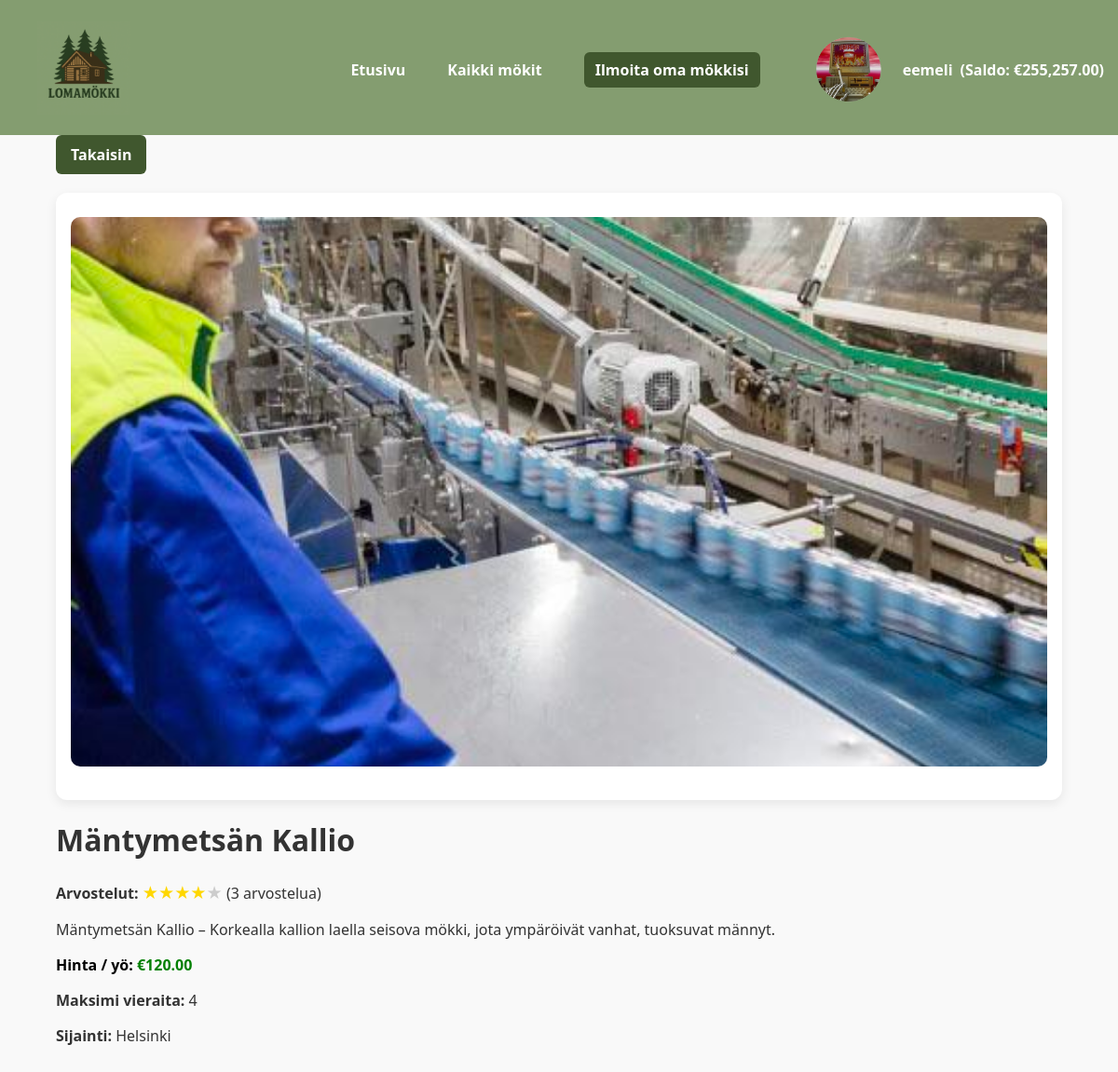
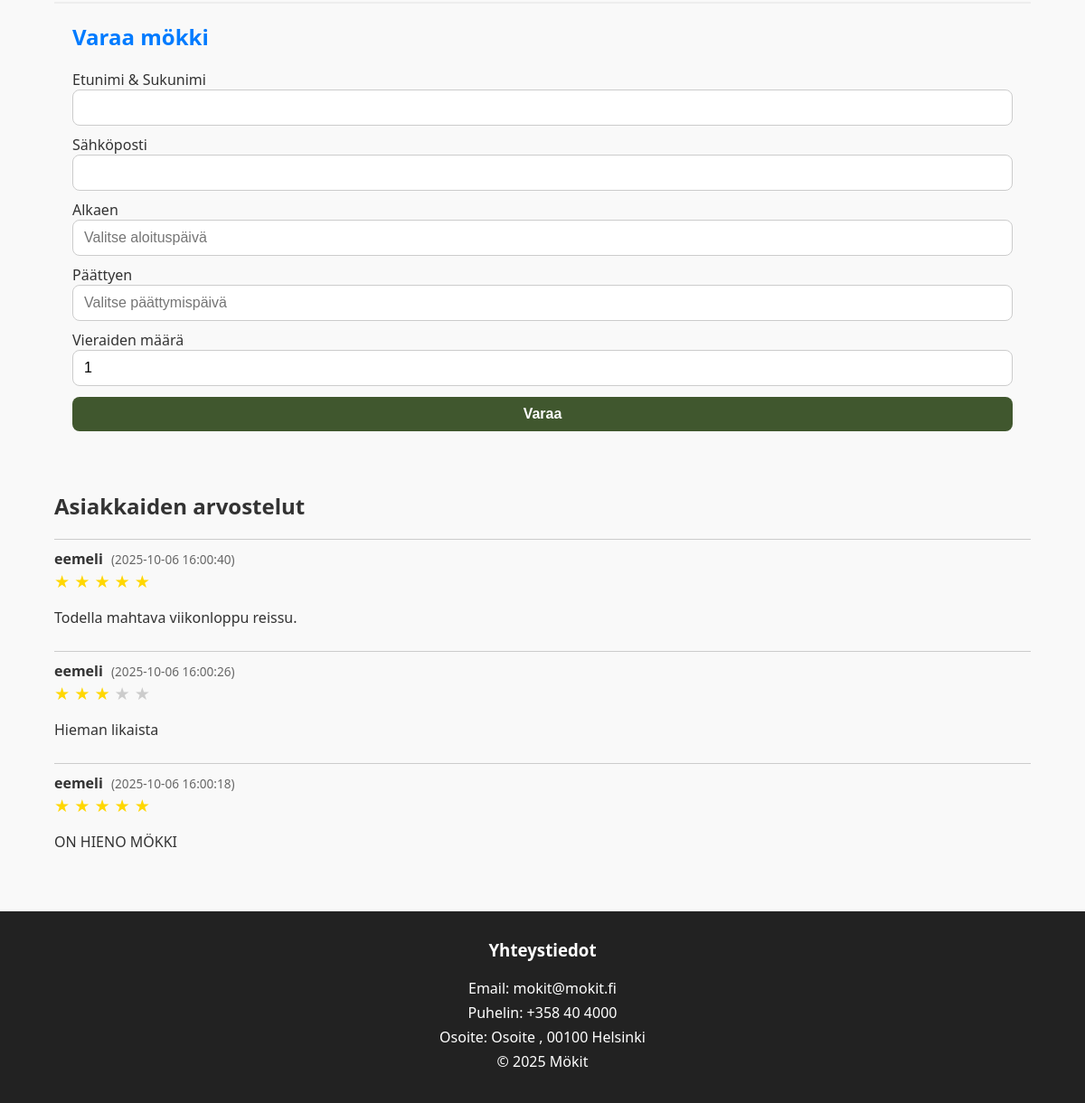
Screenshot of /cabins.php?id=1 (signed in) with the database file from the repository (2 pictures, top to bottom).
### tables this page shows
CREATE TABLE `users` (
  `id` int(11) NOT NULL,
  `username` varchar(100) NOT NULL,
  `email` varchar(255) NOT NULL,
  `phone` varchar(30) NOT NULL,
  `profile_image` varchar(255) DEFAULT NULL,
  `password` varchar(255) NOT NULL,
  `created_at` timestamp NOT NULL DEFAULT current_timestamp(),
  `balance` decimal(10,2) DEFAULT 0.00,
  `role` enum('admin','user') NOT NULL DEFAULT 'user'
);

CREATE TABLE `cabins` (
  `id` int(11) NOT NULL,
  `owner_id` int(11) NOT NULL,
  `name` varchar(100) NOT NULL,
  `description` text DEFAULT NULL,
  `price_per_night` decimal(8,2) NOT NULL,
  `max_guests` int(11) NOT NULL DEFAULT 4,
  `image` varchar(255) DEFAULT NULL,
  `location` varchar(100) DEFAULT '',
  `user_id` int(11) DEFAULT NULL,
  `availability` tinyint(1) DEFAULT 1
);

CREATE TABLE `reviews` (
  `id` int(11) NOT NULL,
  `booking_id` int(11) NOT NULL,
  `cabin_id` int(11) NOT NULL,
  `user_id` int(11) NOT NULL,
  `rating` tinyint(4) NOT NULL CHECK (`rating` between 1 and 5),
  `comment` text DEFAULT NULL,
  `created_at` timestamp NOT NULL DEFAULT current_timestamp(),
  `approved` tinyint(1) NOT NULL DEFAULT 1
);

### cabins.php (the view, shortened to what this page needs)
<?php
require 'config.php';
include 'header.php';
$id = (int)($_GET['id'] ?? 0);
$stmt = $pdo->prepare('SELECT * FROM cabins WHERE id = ?');
$stmt->execute([$id]);
$cabin = $stmt->fetch();
$stmt = $pdo->prepare("
    SELECT r.*, u.username
    FROM reviews r
    JOIN users u ON r.user_id = u.id
    WHERE r.cabin_id = ?
    ORDER BY r.created_at DESC
");
$stmt->execute([$cabin['id']]);
$reviews = $stmt->fetchAll();
$stmt = $pdo->prepare("SELECT AVG(rating) AS avg_rating, COUNT(*) AS review_count FROM reviews WHERE cabin_id = ?");
$stmt->execute([$cabin['id']]);
$stats = $stmt->fetch();
$avg_rating = $stats['avg_rating'] ?? 0;
$review_count = $stats['review_count'] ?? 0;
?>
<!doctype html>
<html lang="fi">
<head>
<link rel="stylesheet" href="style.css">
<link rel="stylesheet" href="https://cdn.jsdelivr.net/npm/flatpickr/dist/flatpickr.min.css">
</head>
<body>
<main class="container">
<a href="all_cabins.php" class="btn back-btn">Takaisin</a>
<div class="cabin-card">
    <?php if (!empty($cabin['image'])): ?>
        <img src="<?=htmlspecialchars($cabin['image'])?>" alt="<?=htmlspecialchars($cabin['name'])?>">
    <?php endif; ?>
</div>
    <div class="cabin-info">
        <h1><?=htmlspecialchars($cabin['name'])?></h1>
        <p><strong>Arvostelut:</strong>
        <span class="stars">
            <?php $rounded = round($avg_rating); for($i=1;$i<=5;$i++){ echo ($i<=$rounded)?'★':'<span>★</span>'; } ?>
        </span> (<?=intval($review_count)?> arvostelua)
        </p>
        <p><?=nl2br(htmlspecialchars($cabin['description']))?></p>
        <p class="price">
            <strong class="price-label">Hinta / yö:</strong>
            <span class="price-value">€<?=number_format($cabin['price_per_night'],2)?></span>
        </p>
        <p><strong>Maksimi vieraita:</strong> <?=intval($cabin['max_guests'])?></p>
        <p><strong>Sijainti:</strong> <?=htmlspecialchars($cabin['location'] ?? 'Ei määritelty')?></p>
    </div>
    <section class="booking">
        <h2>Varaa mökki</h2>
        <form id="bookingForm" action="book.php" method="post">
            <label>Etunimi & Sukunimi<br><input name="customer_name" required></label>
            <label>Sähköposti<br><input type="email" name="customer_email" required></label>
            <div class="date-range-wrapper">
                <label>Alkaen<br><input type="text" id="start_date" name="start_date" placeholder="Valitse aloituspäivä" required></label>
                <label>Päättyen<br><input type="text" id="end_date" name="end_date" placeholder="Valitse päättymispäivä" required></label>
            </div>
            <label>Vieraiden määrä<br>
                <input type="number" name="guests" min="1" max="<?=intval($cabin['max_guests'])?>" value="1" required>
            </label>
            <button type="submit">Varaa</button>
        </form>
    </section>
    <section class="reviews">
        <h2>Asiakkaiden arvostelut</h2>
        <?php if ($reviews): ?>
            <?php foreach ($reviews as $r): ?>
                <div class="review">
                    <div>
                        <span class="review-user"><?=htmlspecialchars(substr($r['username'],0,6))?></span>
                        <span class="review-date">(<?=htmlspecialchars($r['created_at'])?>)</span>
                    </div>
                    <div class="stars">
                        <?php for($i=1;$i<=5;$i++): ?>
                            <?= $i <= $r['rating'] ? '★' : '<span>★</span>' ?>
                        <?php endfor; ?>
                    </div>
                    <p><?=nl2br(htmlspecialchars($r['comment']))?></p>
                </div>
            <?php endforeach; ?>
        <?php else: ?>
            <p>Ei arvosteluja vielä.</p>
        <?php endif; ?>
    </section>
</main>
<?php include 'footer.php'; ?>

### header.php (shortened to what this page needs)
<?php
require 'config.php';
$user = null;
$user_balance = 0;
if (isset($_SESSION['user_id'])) {
    $stmt = $pdo->prepare("SELECT * FROM users WHERE id = ?");
    $stmt->execute([$_SESSION['user_id']]);
    $user = $stmt->fetch();
    $user_balance = $user['balance'] ?? 0;
}
?>
<header>
  <div class="header-flex" style="display:flex;justify-content:space-between;align-items:center;padding:20px 0;">
<a href="index.php"><img src="images/logo.png" width="100" alt="Lomamökki logo" style="margin-left:40px;"></a>
    <nav style="display:flex;align-items:center;gap:15px;">
      <a href="index.php" style="color:#fff;text-decoration:none;font-weight:600;">Etusivu</a>
      <a href="all_cabins.php" style="color:#fff;text-decoration:none;font-weight:600;">Kaikki mökit</a>
      <a href="<?= isset($_SESSION['user_id']) ? 'add_cabin.php' : 'login.php'; ?>" class="btn" style="color:#fff;background:#40572e;padding:8px 12px;border-radius:6px;">Ilmoita oma mökkisi</a>
      <?php if ($user): ?>
      <div class="profile-dropdown" style="position:relative;">
        <a href="#" style="display:flex;align-items:center;color:#fff;text-decoration:none;">
          <img src="<?=htmlspecialchars($user['profile_image'] ?? 'default-avatar.png')?>" alt="Profiili" class="profile-pic" style="width:100px;height:100px;border-radius:50%;object-fit:cover;margin-right:8px;">
          <?=htmlspecialchars($user['username'])?>
          <span style="margin-left:8px;font-weight:600;">(Saldo: €<?=number_format($user_balance, 2)?>)</span>
        </a>
      </div>
      <?php else: ?>
        <a href="login.php" style="color:#fff;text-decoration:none;font-weight:600;">Kirjaudu / Rekisteröidy</a>
      <?php endif; ?>
    </nav>
  </div>
</header>

### style.css (style rules this page uses)
body { font-family: 'Segoe UI', Tahoma, Geneva, Verdana, sans-serif; margin: 0; color: #333; background-color: #f9f9f9; display: flex; flex-direction: column; min-height: 100vh; }
.container { width: 90%; max-width: 1300px; margin: auto; }
header { background-color: #849D70; color: #fff; padding: 5x 0; margin-bottom: auto; text-align: center; }
header nav { margin-top: 5px; }
header nav a { color: #fff; margin: 0 15px; text-decoration: none; font-weight: 600; transition: color 0.2s; }
.card, .success-card, .cabin-card { background-color: #fff; border-radius: 12px; padding: 16px; box-shadow: 0 4px 12px rgba(0,0,0,0.08); transition: transform 0.2s, box-shadow 0.2s; overflow: hidden; box-sizing: border-box; }
.btn { background-color: #40572e; color: white; padding: 10px 16px; text-align: center; border-radius: 6px; text-decoration: none; font-weight: bold; transition: background-color 0.3s ease; }
.booking { margin-top: 30px; padding: 20px; border-top: 2px solid #eee; }
.booking h2 { margin-top: 0; color: #007bff; }
label { display: block; margin: 10px 0 4px; font-weight: 500; }
input, button { width: 100%; padding: 10px 12px; border-radius: 8px; border: 1px solid #ccc; font-size: 1em; transition: border-color 0.2s, box-shadow 0.2s; }
button { background-color: #40572e; color: #fff; border: none; font-weight: 600; margin-top: 8px; transition: background-color 0.2s, transform 0.2s; }
.profile-dropdown { position: relative; display: inline-block; }
.profile-pic { width: 135px; height: 135px; border-radius: 50%; object-fit: cover; margin-right: 8px; }
.cabin-card img { width: 100%; aspect-ratio: 16/9; min-height: 300px; object-fit: cover; border-radius: 10px; margin-bottom: 20px; display: block; }
.price .price-label { color:black; }
.price .price-value { color:green; font-weight:bold; }
.reviews { margin-top:30px; }
.review { border-top:1px solid #ccc; padding:10px 0; }
.review-user { font-weight:bold; }
.review-date { font-size:0.85rem; color:#666; margin-left:5px; }
.stars { display:inline-block; color:#ffd700; font-size:1.2rem; }
.stars span { color:#ccc; }

### cabins.php (style rules this page uses)
.back-btn { display: table; margin-bottom: 20px; }
.cabin-card img { display: block; margin-top: 10px; }

### rows the page displays
users: profile_image (picture), username "eemeli", balance "255,257.00"
cabins: image (picture), name "Mäntymetsän Kallio", description "Mäntymetsän Kallio – Korkealla kallion laella seisova mökki, jota ympäröivät vanhat, tuoksuvat männyt.", price_per_night "120.00", max_guests "4", location "Helsinki"
reviews: user.username "eemeli", created_at "2025-10-06 16:00:40", rating 5 (drawn), comment "Todella mahtava viikonloppu reissu."
reviews: user.username "eemeli", created_at "2025-10-06 16:00:26", rating 3 (drawn), comment "Hieman likaista"
reviews: user.username "eemeli", created_at "2025-10-06 16:00:18", rating 5 (drawn), comment "ON HIENO MÖKKI"

### other values shown
$review_count "3"
